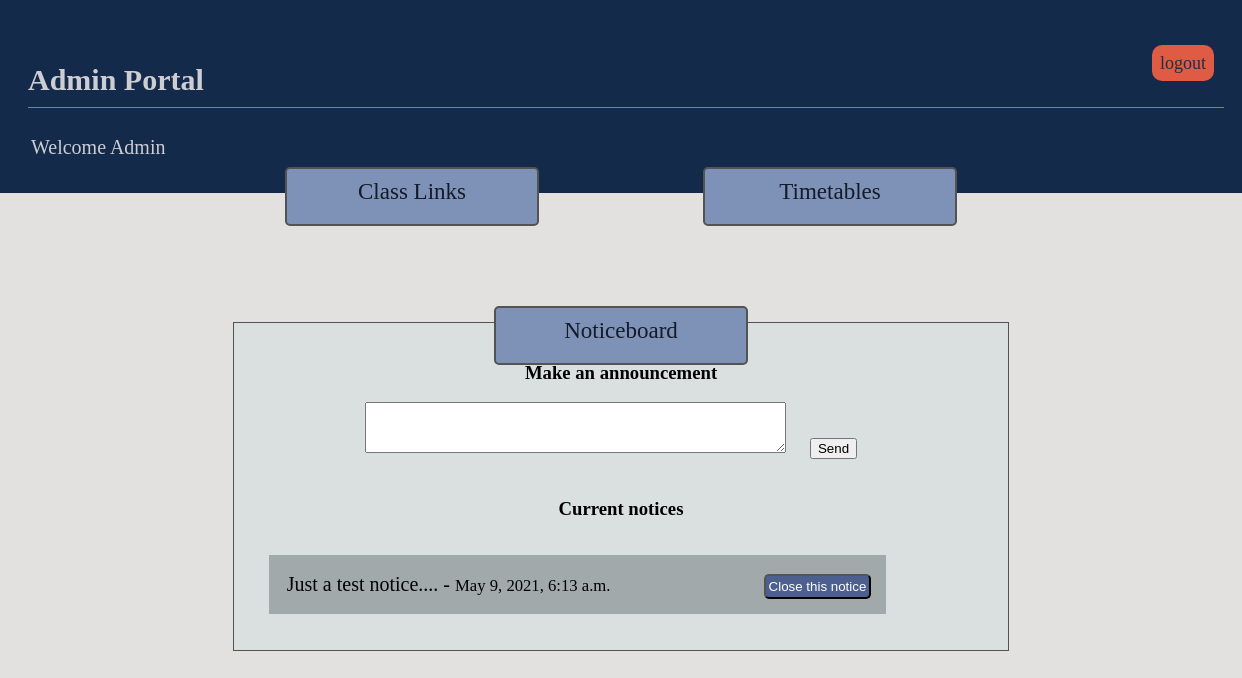
/Admin_Portal/announcements, run on an earlier commit of the app's database.
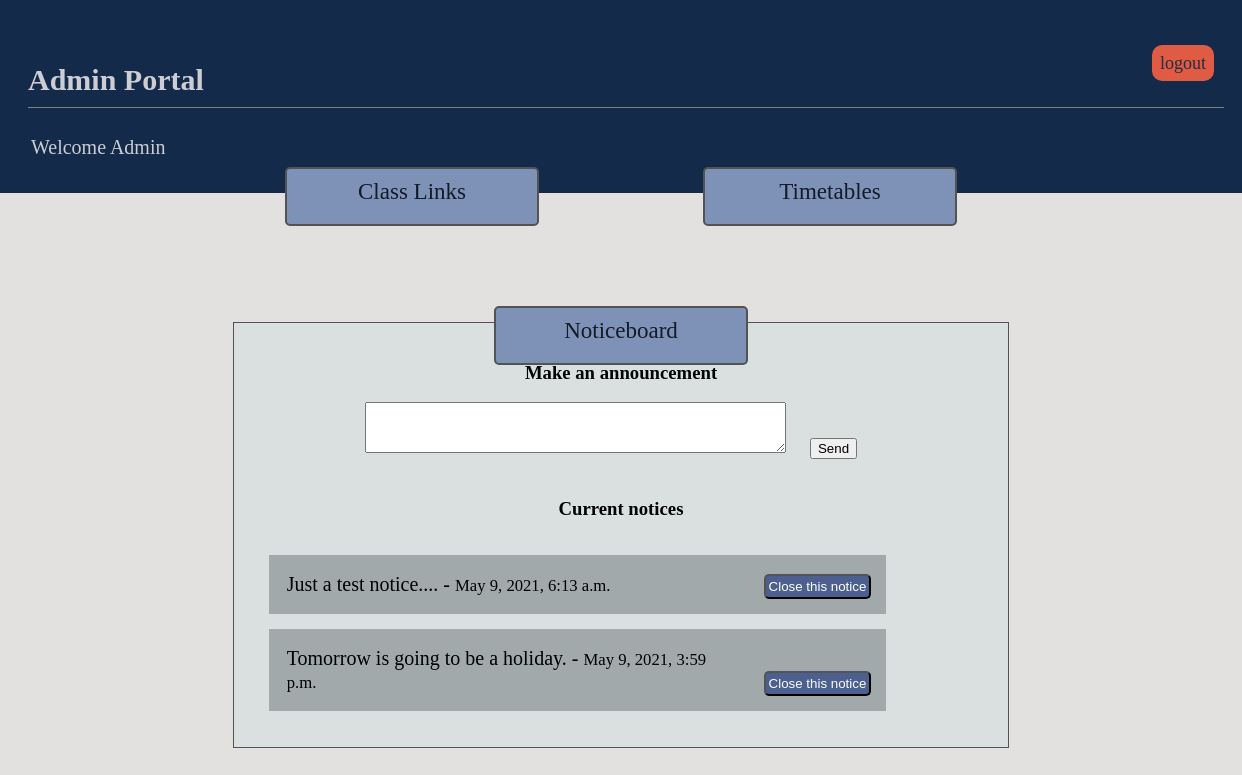
And on a later commit of the database.
### adminPortal/models.py (models this page shows, shortened)
class Announcement(models.Model):
    user = models.ForeignKey(User, on_delete = models.CASCADE, null=True)
    mssg = models.TextField(null = True)
    date = models.DateTimeField(auto_now_add=True)
    is_open = models.BooleanField(default=True)

### adminPortal/views.py (the view)
# urls.py: path('announcements',views.NoticeboardView, name='notice'),
def NoticeboardView(request):
    notices = Announcement.objects.filter(is_open=True)
    if request.method == 'POST' and 'new_notice' in request.POST:
        user = request.user
        mssg = request.POST['mssg']
        model = Announcement(user=user, mssg=mssg)
        model.save()
        return render(request, 'admin_portal/notice.html',{'notices':notices})
    if request.method == 'POST' and 'close_notice' in request.POST:
        notice_id = request.POST['notice_id']
        notice = Announcement.objects.get(id=notice_id)
        notice.is_open = False
        notice.save()
        return render(request, 'admin_portal/notice.html',{'notices':notices})
    else:
        return render(request, 'admin_portal/notice.html',{'notices':notices})

### adminPortal/templates/admin_portal/notice.html (shortened to what this page needs)
{% extends 'admin_portal/base.html' %}
{% load static %}
{% block styles %}
<link rel="stylesheet" href="{% static 'admin_portal/css/notice.css' %}" type="text/css" >
{% endblock styles %}
{% block content %}
    <div class="main1">
        <div class='cont1'>
            <h3>Make an announcement</h3>
            <form action='' method='post' enctype="multipart/form-data">
                    <textarea rows='3' cols='50' name='mssg'></textarea>
                    <input type='submit' name='new_notice' value='Send'>
            </form>
        </div>
        <h3>Current notices</h3>
        <div class='edit_notices'>
            <ul>
                {% for notice in notices %}
                <li>
                    <div class='flex'>
                        <div class='mssg'>
                            <p>{{ notice.mssg }} - <small>{{ notice.date }}</small></p>
                        </div>
                        <div class='btn'>
                            <form action='' method='post' enctype="multipart/form-data">
                                <input type='submit' name="close_notice" value='Close this notice'>
                            </form>
                        </div>
                    </div>
                </li>
                {% endfor %}
            </ul>
        </div>
    </div>
{% endblock content %}

What changed in the data, as far as the page shows it:
added Announcement: mssg "Tomorrow is going to be a holiday.", date "May 9, 2021, 3:59 p.m."
